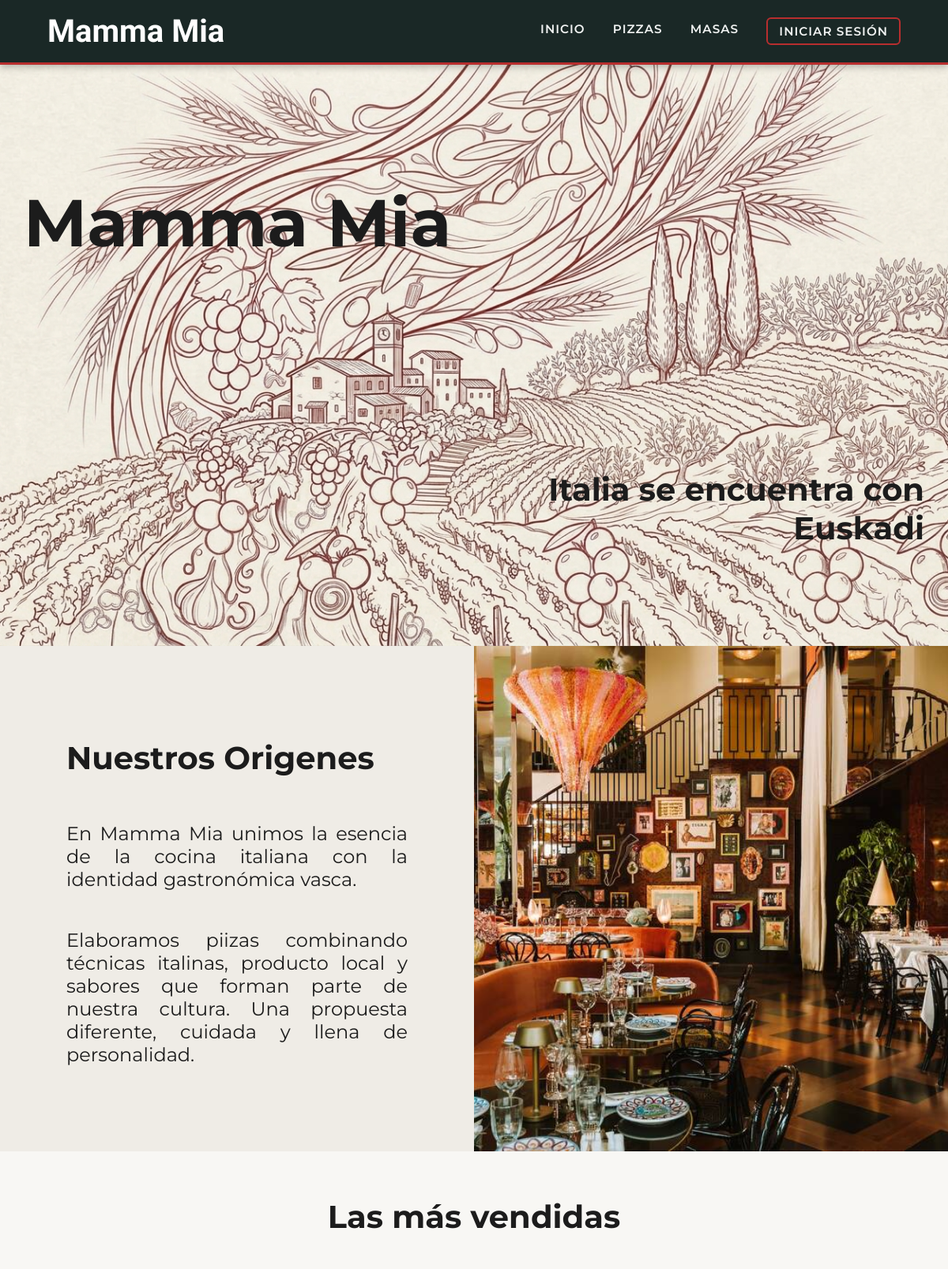
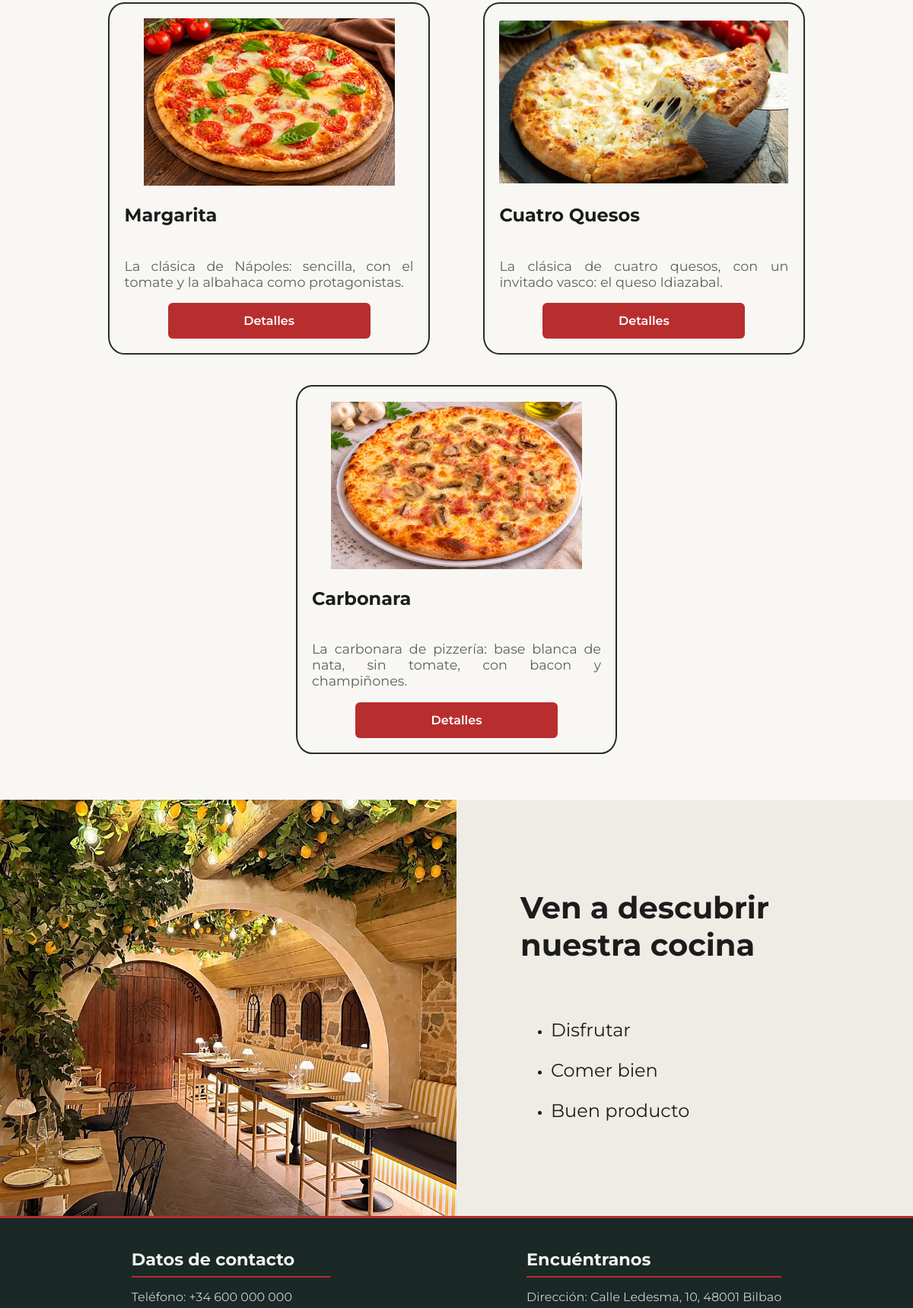
The page / (upper part) on the database its author committed (2 pictures, top to bottom).
### restaurante/models.py (models this page shows, shortened)
class Pizza(models.Model):
    titulo = models.CharField(max_length=100)
    foto = models.ImageField(upload_to='pizzas/')
    precio = models.DecimalField(max_digits=6, decimal_places=2)
    descripcion = models.TextField()
    tipo = models.ForeignKey(
        TipoMasa,
        on_delete=models.PROTECT,  # Si queremos borrar una masa, no debe existir ninguna pizza con esa masa asociada.
    )
    ingredientes = models.ManyToManyField(Ingrediente) #una pizza lleva muchos ingredientes y un mismo ingrediente puede estar en muchas pizzas
    num_ventas = models.IntegerField(default=0)

### restaurante/views.py (the view)
# urls.py: 2. Add a URL to urlpatterns:  path('', views.home, name='home')
def home(request):
    pizzas = []
    for pizza in Pizza.objects.order_by('-num_ventas'):
        if not ingredientes_sin_stock(pizza, 1):
            pizzas.append(pizza)
    pizzas = pizzas[:3]
    context = {
        'pizzas' : pizzas
    }
    return render(request, "cover.html", context)

### restaurante/views.py (called while the page is built)
def ingredientes_sin_stock(pizza, cantidad):
    faltan = []
    for ingrediente in pizza.ingredientes.all():
        if ingrediente.stock < cantidad:
            faltan.append(ingrediente.titulo)
    return faltan

### restaurante/templates/cover.html (shortened to what this page needs)
{%extends "index.html"%}
{% load static %}
{% block extra_css %}
    <link rel="stylesheet" href="{% static 'css/main.css' %}">
{% endblock %}
{%block content%}
        <main>
            <div id="portada" class="grid">
                <div id="portada1">
                <h1>Mamma Mia</h1>
                </div>
                <div id="portada2">
                <h2>Italia se encuentra con Euskadi</h2>
                </div>
            </div>
            <div class="imagen_texto" id="about">
                <article>
                <h2>Nuestros Origenes</h2>
                <p>En Mamma Mia unimos la esencia de la cocina italiana con la identidad gastronómica vasca.</p>
                <p>Elaboramos piizas combinando técnicas italinas, producto local y sabores que forman parte de nuestra cultura. Una propuesta diferente, cuidada y llena de personalidad.</p>
                </article>
                <img src="../static/img/imagen1.jpg" alt="restaurante">
            </div>
            <div id="bloque_pizzas">
                <div id="tit_bloque_pizzas">
                    <h2>Las más vendidas</h2>
                </div>
                <div id="vista_pizzas">
                    {%for pizza in pizzas%}
                    <section>
                        {% if pizza.foto %}
                        <img src="{{ pizza.foto.url }}" alt="Pizza {{ pizza.titulo }}">
                        {% endif %}
                        <div>
                        <h3>{{pizza.titulo}}</h3>
                        <p>{{pizza.descripcion}}</p>
                        <a href="{% url 'filtrarpizza' pizza.id %}" class="boton">Detalles</a>
                        </div>
                    </section>
                    {% empty %}
                    <p class="sin_pizzas">Ahora mismo no hay pizzas disponibles.</p>
                    {%endfor%}
                </div>
            </div>
            <div class="imagen_texto" id="reservas">
                <img src="../static/img/imagen2.webp" alt="restaurante2">
                <article>
                <h2>Ven a descubrir nuestra cocina</h2>
                <ul>
                    <li><p>Disfrutar</p></li>
                    <li><p>Comer bien</p></li>
                    <li><p>Buen producto</p></li>
                </ul>
                </article>
            </div>
        </main>
{%endblock%}

### restaurante/static/css/index.css (style rules this page uses)
* { font-family: "Montserrat", sans-serif; }
body { margin: 0; background-color: #EFECE6; color: #1C1C1C; min-height: 100vh; display: flex; flex-direction: column; }
main { flex: 1; }

### restaurante/static/css/main.css (style rules this page uses)
body { background-color: #EFECE6; color: #1C1C1C; }
main p { font-size: 150%; text-align: justify; }
main h2 { font-size: 250%; }
main h3 { font-size: 150%; }
body { margin: 0; }
* { font-family: "Montserrat"; }
#portada { box-sizing: border-box; overflow-x: hidden; margin-top: 0; min-height: 92vh; display: grid; grid-template-columns: 1fr 1fr; grid-template-rows: 1fr 1fr; background-image: url('../img/toscana.jpg'); background-repeat: no-repeat; background-size: cover; background-position: center; color: #1C1C1C; width: 100%; padding: 2rem 0; }
#portada1 { grid-column: 1; grid-row: 1; place-items: center; display: flex; justify-content: flex-start; align-items: center; padding-left: 5%; font-size: clamp(1.8rem, 3.5vw, 3rem); }
#portada2 { grid-column: 2; grid-row: 2; justify-content: flex-end; text-align: right; align-content: flex-end; align-items: center; padding-bottom: 10%; padding-right: 5%; }
@media only screen and (min-width:701px) { .imagen_texto { display: flex; align-content: space-around; align-items: stretch; gap:0; width: 100%; } }
@media only screen and (min-width:701px) { .imagen_texto img { width: 50%; height: auto; object-fit: cover; } }
@media only screen and (min-width:701px) { .imagen_texto article { padding: 7%; width: 50%; box-sizing: border-box; display: flex; flex-direction: column; justify-content: center; } }
@media only screen and (min-width:701px) { #tit_bloque_pizzas { display: flex; justify-content: center; } }
@media only screen and (min-width:701px) { #vista_pizzas { margin-top: 1%; padding-top: 1%; width: 80%; margin: 0 auto; display: flex; align-items: stretch; justify-content: space-evenly; gap: 5%; } }
#vista_pizzas p { font-size: 1.1em; }
section { flex-direction: column; flex:1; border: 2px solid #2b2b2b; padding: 2%; border-radius: 5%; }
section p { color: #5A6260; }
#bloque_pizzas { background-color: #F8F7F4; padding-bottom: 5%; padding-top: 2%; }
.boton { align-self: center; background-color: #B82E2E; color: #FFFFFF; font-size: 1rem; font-weight: 600; padding: 14px; border: none; border-radius: 6px; margin-top: 10px; width: 70%; text-decoration: none; text-align: center; display: inline-block; box-sizing: border-box; cursor: pointer; }
#vista_pizzas section { display: flex; flex-direction: column; }
#vista_pizzas section > div { flex: 1; display: flex; flex-direction: column; }
#vista_pizzas section .boton { margin-top: auto; }
#vista_pizzas { flex-wrap: wrap; row-gap: 40px; }
#vista_pizzas section { flex: 1 1 260px; max-width: 380px; }
section img { width: 100%; height: 220px; object-fit: contain; }

### rows shown on the page
Pizza: foto (picture), titulo "Margarita", descripcion "La clásica de Nápoles: sencilla, con el tomate y la albahaca como protagonistas."
Pizza: foto (picture), titulo "Cuatro Quesos", descripcion "La clásica de cuatro quesos, con un invitado vasco: el queso Idiazabal."
Pizza: foto (picture), titulo "Carbonara", descripcion "La carbonara de pizzería: base blanca de nata, sin tomate, con bacon y champiñones."
